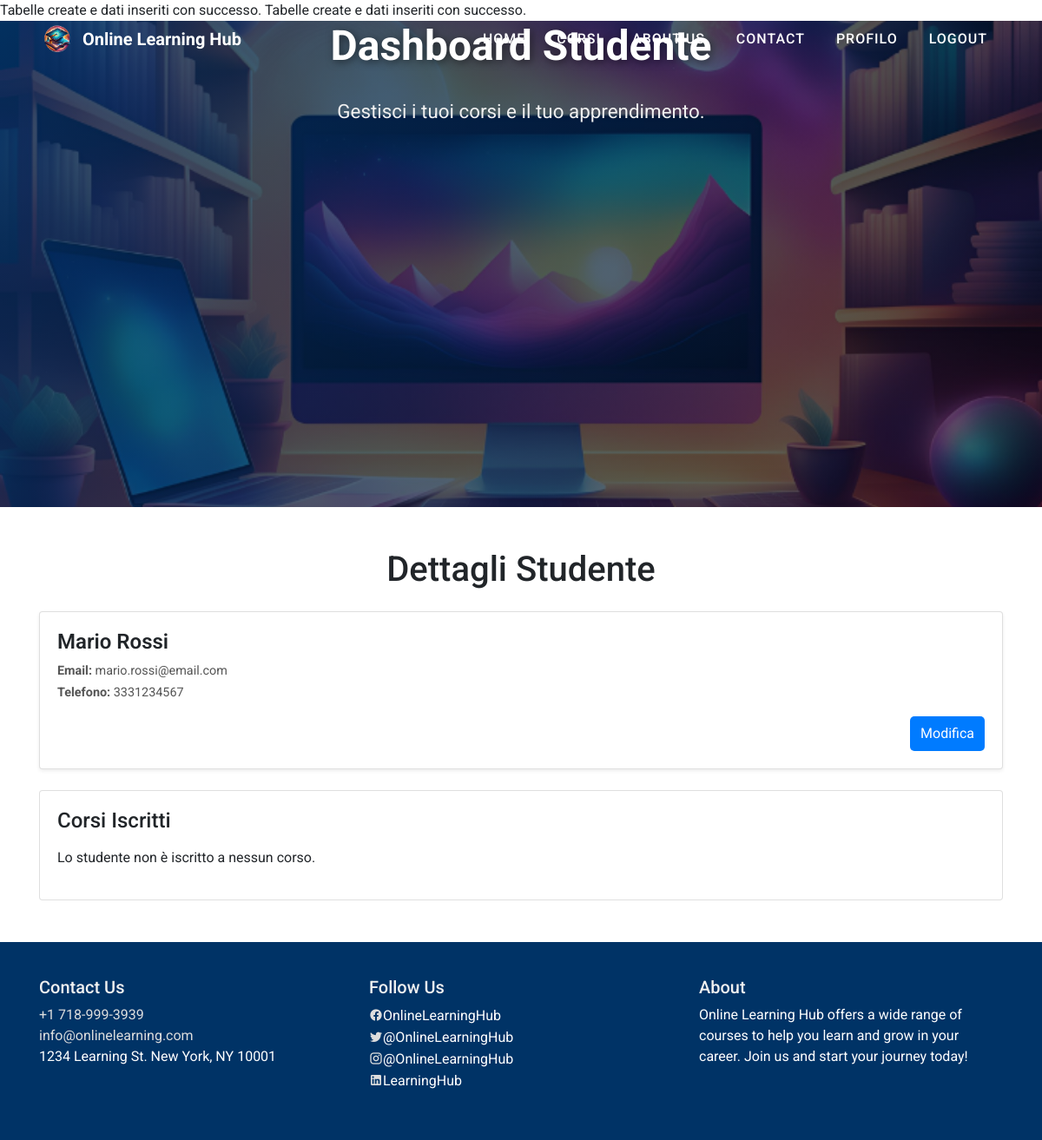
Page /studenti/informazioni_studente.php?id=1 on the committed database.
### tables this page shows
CREATE TABLE IF NOT EXISTS `studente` (
    `IdStudente` int AUTO_INCREMENT PRIMARY KEY,
    `Nome` varchar(100) DEFAULT NULL,
    `Cognome` varchar(100) DEFAULT NULL,
    `Telefono` varchar(15) DEFAULT NULL,
    `Email` varchar(100) DEFAULT NULL,
    `Password` varchar(255) DEFAULT NULL
);

### studenti/informazioni_studente.php (the view, shortened to what this page needs)
<?php
include('../config.php');
include('../pages/navbar.php');
include('../templates/template_header.php');
$studentId = $_GET['id'];
$stmtStudent = $pdo->prepare("SELECT * FROM studente WHERE IdStudente = :studentId");
$stmtStudent->bindParam(':studentId', $studentId);
$stmtStudent->execute();
$student = $stmtStudent->fetch(PDO::FETCH_ASSOC);
$stmtCourses = $pdo->prepare("
    SELECT c.Nome AS corso_nome, c.Durata, c.DataInizio, c.DataFine, ist.Nome AS istruttore_nome, ist.Cognome AS istruttore_cognome, cat.NomeCategoria
    FROM corso c
    JOIN iscrizione isc ON c.IdCorso = isc.IdCorso
    JOIN istruttore ist ON c.IdIstruttore = ist.IdIstruttore
    JOIN categoria cat ON c.IdCategoria = cat.IdCategoria
    WHERE isc.IdStudente = :studentId
");
$stmtCourses->bindParam(':studentId', $studentId);
$stmtCourses->execute();
$courses = $stmtCourses->fetchAll(PDO::FETCH_ASSOC);
?>
<header class="header-bg">
    <div class="overlay">
        <div class="container text-center text-white d-flex align-items-center justify-content-center flex-column">
            <h1 class="hero-title">Dashboard Studente</h1>
            <p class="hero-subtext">Gestisci i tuoi corsi e il tuo apprendimento.</p>
        </div>
    </div>
</header>
<div class="container my-5">
    <h1 class="text-center mb-4">Dettagli Studente</h1>
    <div class="card mb-4 shadow-sm">
        <div class="card-body">
            <div class="student-info">
                <div class="student-details">
                    <h4 class="mb-2"><?php echo htmlspecialchars($student['Nome']) . ' ' . htmlspecialchars($student['Cognome']); ?></h4>
                    <p class="mb-1"><strong>Email:</strong> <?php echo htmlspecialchars($student['Email']); ?></p>
                    <p class="mb-1"><strong>Telefono:</strong> <?php echo htmlspecialchars($student['Telefono']); ?></p>
                    <div class="text-right mt-3">
                        <a href="../admin/edit_studente.php?id=<?php echo urlencode($student['IdStudente']); ?>" class="btn btn-primary">Modifica</a>
                    </div>
                </div>
            </div>
        </div>
    </div>
    <div class="card">
        <div class="card-body">
            <h4 class="mb-3">Corsi Iscritti</h4>
            <?php if (count($courses) > 0): ?>
                <table class="table table-striped">
                    <thead>
                        <tr>
                            <th>Nome Corso</th>
                            <th>Durata</th>
                            <th>Data Inizio</th>
                            <th>Data Fine</th>
                            <th>Istruttore</th>
                            <th>Categoria</th>
                        </tr>
                    </thead>
                    <tbody>
                        <?php foreach ($courses as $course): ?>
                            <tr>
                                <td><?php echo htmlspecialchars($course['corso_nome']); ?></td>
                                <td><?php echo htmlspecialchars($course['Durata']); ?> ore</td>
                                <td><?php echo htmlspecialchars($course['DataInizio']); ?></td>
                                <td><?php echo htmlspecialchars($course['DataFine']); ?></td>
                                <td><?php echo htmlspecialchars($course['istruttore_nome']) . ' ' . htmlspecialchars($course['istruttore_cognome']); ?></td>
                                <td><?php echo htmlspecialchars($course['NomeCategoria']); ?></td>
                            </tr>
                        <?php endforeach; ?>
                    </tbody>
                </table>
            <?php else: ?>
                <p>Lo studente non è iscritto a nessun corso.</p>
            <?php endif; ?>
        </div>
    </div>
</div>
<?php include('../templates/template_footer.php'); ?>

### style.css (style rules this page uses)
body { font-family: 'Roboto', sans-serif; margin: 0; padding: 0; }
.header-bg { background-image: url('resources/images/header-bg.jpg'); background-size: cover; background-position: center; height: 60vh; display: flex; justify-content: center; align-items: center; color: white; position: relative; }
.hero-subtext { font-size: 1.2rem; margin-top: 15px; }
.header-bg { position: relative; background-image: url('resources/image/sfondoHeader.png'); background-size: cover; background-position: center; height: 70vh; display: flex; align-items: center; justify-content: center; text-align: center; color: white; }
.header-bg .overlay { position: absolute; top: 0; left: 0; width: 100%; height: 100%; background: linear-gradient(135deg, rgba(0, 51, 102, 0.8), rgba(0, 0, 0, 0.6)); z-index: 1; }
.container { z-index: 2; }
.hero-title { font-size: 3rem; font-weight: 700; text-shadow: 2px 2px 10px rgba(0, 0, 0, 0.5); margin-bottom: 15px; }
.hero-subtext { font-size: 1.4rem; margin-bottom: 20px; color: #f0f0f0; }
.btn-primary { background-color:rgb(46, 96, 245); border-color: rgb(46, 96, 245); transition: all 0.3s ease-in-out; }
.student-info { display: flex; align-items: center; gap: 1.5rem; }
.student-details { flex-grow: 1; }
.student-details h4 { font-size: 1.5rem; font-weight: 600; margin-bottom: 0.5rem; }
.student-details p { font-size: 0.9rem; color: #555; }
.text-right { text-align: right; }
.btn-primary { background-color: #007bff; color: #fff; padding: 8px 12px; border: none; border-radius: 5px; cursor: pointer; }

### rows in the picture
studente: Nome "Mario", Cognome "Rossi", Email "mario.rossi@email.com", Telefono "3331234567"
